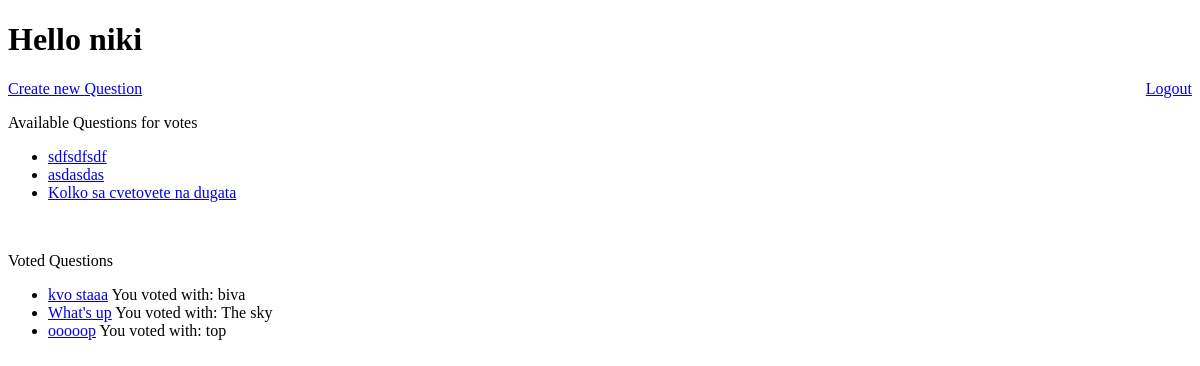
Before: /polls/home/ (signed in) with the older database file.
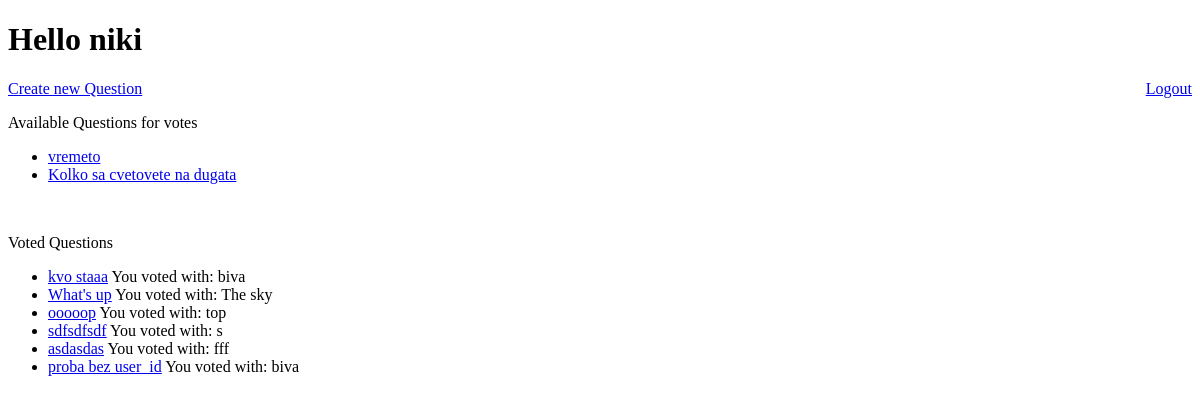
After: the same page with the newer database file.
### polls/models.py (models this page shows, shortened)
class User(models.Model):
    username = models.CharField(max_length=100)
    password = models.CharField(max_length=100)
    user_email = models.CharField(max_length=100)
    is_active = models.BooleanField(default=False)

class Question(models.Model):
    user = models.ForeignKey(User, on_delete=models.CASCADE)
    question_text = models.CharField(max_length=200)
    pub_date = models.DateTimeField("date published")
    def was_published_recently(self):
        now = timezone.now()
        return now - datetime.timedelta(days=1) <= self.pub_date <= now
    was_published_recently.admin_order_field = "pub_date"
    was_published_recently.boolean = True
    was_published_recently.short_description = "Published recently"
    def __str__(self):
        return self.question_text

class Answer(models.Model):
    user_id = models.ForeignKey(User, on_delete=models.CASCADE)
    is_vote = models.BooleanField(default=False)
    choice_text = models.ForeignKey(Choice, on_delete=models.CASCADE)
    question_text = models.ForeignKey(Question, on_delete=models.CASCADE)

class Choice(models.Model):
    question = models.ForeignKey(Question, on_delete=models.CASCADE)
    choice_text = models.CharField(max_length=200)
    votes = models.IntegerField(default=0)
    def __str__(self):
        return self.choice_text

### polls/views.py (the view)
# urls.py: path('home/', views.home, name='home'),
def home(request):
    _user_id = request.session.get("user_id")
    if not _user_id:
        raise ValueError("You are not logged")
    user = User.objects.get(pk=_user_id)
    if not user.id == _user_id:
        raise ValueError("You don't have permission")
    user_answers = list(user.answer_set.all())
    open_questions = (
        Question.objects.filter(pub_date__lte=timezone.now())
        .exclude(answer__user_id=user)
        .order_by("-pub_date")
    )
    return render(
        request,
        "polls/home.html",
        {
            "user": user,
            "user_answers": user_answers,
            "open_questions": open_questions,
        },
    )

### polls/templates/polls/home.html (shortened to what this page needs)
{% extends "base.html" %}
{% block content %}
    <h1>
        Hello {{ user.username }}
    </h1>
    <a href="{% url 'logout' %}" style="float: right;">Logout</a>
    <a href="{% url 'create' %}">Create new Question</a>
    <p>Available Questions for votes</p>
    {% if open_questions %}
    <ul>
        {% for question in open_questions %}
        <li>
            <a href="{% url 'detail' question.id %}">{{ question.question_text }}</a>
        </li>
        {% endfor %}
    </ul>
    {% else %}
        <p>No polls are available</p>
    {% endif %}
    <br>
    <p>Voted Questions</p>
    {% if user_answers %}
    <ul>
        {% for answer in user_answers %}
        <li>
            <a href="{% url 'results' answer.question_text.id %}">{{ answer.question_text }}</a>
            You voted with: {{ answer.choice_text }}
        </li>
        {% endfor %}
    </ul>
    {% else %}
        <p>No polls are available</p>
    {% endif %}
{% endblock content %}

### polls/templates/base.html (shortened to what this page needs)
<!DOCTYPE html>
<html lang="en">
<head>
</head>
<body>
      {% block content %}{% endblock content%}
</body>
</html>

Changed rows visible on the page:
no longer on this page (row unchanged): Question: question_text "sdfsdfsdf"
no longer on this page (row unchanged): Question: question_text "asdasdas"
added Question: question_text "vremeto"
added Answer: question_text "sdfsdfsdf", choice_text "s"
added Answer: question_text "asdasdas", choice_text "fff"
added Answer: question_text "proba bez user_id", choice_text "biva"
